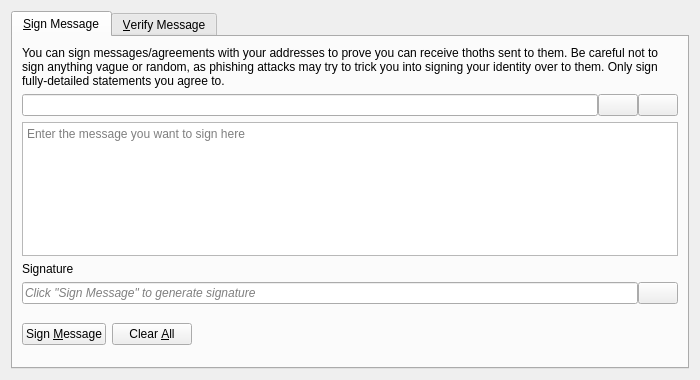
<?xml version="1.0" encoding="UTF-8"?>
<ui version="4.0">
 <class>SignVerifyMessageDialog</class>
 <widget class="QDialog" name="SignVerifyMessageDialog">
  <property name="geometry">
   <rect>
    <x>0</x>
    <y>0</y>
    <width>700</width>
    <height>380</height>
   </rect>
  </property>
  <property name="windowTitle">
   <string>Signatures - Sign / Verify a Message</string>
  </property>
  <property name="modal">
   <bool>true</bool>
  </property>
  <layout class="QVBoxLayout" name="verticalLayout">
   <item>
    <widget class="QTabWidget" name="tabWidget">
     <property name="currentIndex">
      <number>0</number>
     </property>
     <widget class="QWidget" name="tabSignMessage">
      <attribute name="title">
       <string>&amp;Sign Message</string>
      </attribute>
      <layout class="QVBoxLayout" name="verticalLayout_SM">
       <item>
        <widget class="QLabel" name="infoLabel_SM">
         <property name="text">
          <string>You can sign messages/agreements with your addresses to prove you can receive thoths sent to them. Be careful not to sign anything vague or random, as phishing attacks may try to trick you into signing your identity over to them. Only sign fully-detailed statements you agree to.</string>
         </property>
         <property name="textFormat">
          <enum>Qt::PlainText</enum>
         </property>
         <property name="wordWrap">
          <bool>true</bool>
         </property>
        </widget>
       </item>
       <item>
        <layout class="QHBoxLayout" name="horizontalLayout_1_SM">
         <property name="spacing">
          <number>0</number>
         </property>
         <item>
          <widget class="QValidatedLineEdit" name="addressIn_SM">
           <property name="toolTip">
            <string>The Thoth address to sign the message with</string>
           </property>
          </widget>
         </item>
         <item>
          <widget class="QPushButton" name="addressBookButton_SM">
           <property name="toolTip">
            <string>Choose previously used address</string>
           </property>
           <property name="text">
            <string/>
           </property>
           <property name="icon">
            <iconset resource="../bitcoin.qrc">
             <normaloff>:/icons/address-book</normaloff>:/icons/address-book</iconset>
           </property>
           <property name="shortcut">
            <string>Alt+A</string>
           </property>
           <property name="autoDefault">
            <bool>false</bool>
           </property>
          </widget>
         </item>
         <item>
          <widget class="QPushButton" name="pasteButton_SM">
           <property name="toolTip">
            <string>Paste address from clipboard</string>
           </property>
           <property name="text">
            <string/>
           </property>
           <property name="icon">
            <iconset resource="../bitcoin.qrc">
             <normaloff>:/icons/editpaste</normaloff>:/icons/editpaste</iconset>
           </property>
           <property name="shortcut">
            <string>Alt+P</string>
           </property>
           <property name="autoDefault">
            <bool>false</bool>
           </property>
          </widget>
         </item>
        </layout>
       </item>
       <item>
        <widget class="QPlainTextEdit" name="messageIn_SM">
         <property name="toolTip">
          <string>Enter the message you want to sign here</string>
         </property>
         <property name="placeholderText">
          <string>Enter the message you want to sign here</string>
         </property>
        </widget>
       </item>
       <item>
        <widget class="QLabel" name="signatureLabel_SM">
         <property name="text">
          <string>Signature</string>
         </property>
         <property name="textFormat">
          <enum>Qt::PlainText</enum>
         </property>
        </widget>
       </item>
       <item>
        <layout class="QHBoxLayout" name="horizontalLayout_2_SM">
         <property name="spacing">
          <number>0</number>
         </property>
         <item>
          <widget class="QLineEdit" name="signatureOut_SM">
           <property name="placeholderText">
            <string>Click "Sign Message" to generate signature</string>
           </property>
           <property name="font">
            <font>
             <italic>true</italic>
            </font>
           </property>
           <property name="readOnly">
            <bool>true</bool>
           </property>
          </widget>
         </item>
         <item>
          <widget class="QPushButton" name="copySignatureButton_SM">
           <property name="toolTip">
            <string>Copy the current signature to the system clipboard</string>
           </property>
           <property name="text">
            <string/>
           </property>
           <property name="icon">
            <iconset resource="../bitcoin.qrc">
             <normaloff>:/icons/editcopy</normaloff>:/icons/editcopy</iconset>
           </property>
           <property name="autoDefault">
            <bool>false</bool>
           </property>
          </widget>
         </item>
        </layout>
       </item>
       <item>
        <layout class="QHBoxLayout" name="horizontalLayout_3_SM">
         <item>
          <widget class="QPushButton" name="signMessageButton_SM">
           <property name="toolTip">
            <string>Sign the message to prove you own this Thoth address</string>
           </property>
           <property name="text">
            <string>Sign &amp;Message</string>
           </property>
           <property name="icon">
            <iconset resource="../bitcoin.qrc">
             <normaloff>:/icons/edit</normaloff>:/icons/edit</iconset>
           </property>
           <property name="autoDefault">
            <bool>false</bool>
           </property>
          </widget>
         </item>
         <item>
          <widget class="QPushButton" name="clearButton_SM">
           <property name="toolTip">
            <string>Reset all sign message fields</string>
           </property>
           <property name="text">
            <string>Clear &amp;All</string>
           </property>
           <property name="icon">
            <iconset resource="../bitcoin.qrc">
             <normaloff>:/icons/remove</normaloff>:/icons/remove</iconset>
           </property>
           <property name="autoDefault">
            <bool>false</bool>
           </property>
          </widget>
         </item>
         <item>
          <spacer name="horizontalSpacer_1_SM">
           <property name="orientation">
            <enum>Qt::Horizontal</enum>
           </property>
           <property name="sizeHint" stdset="0">
            <size>
             <width>40</width>
             <height>48</height>
            </size>
           </property>
          </spacer>
         </item>
         <item>
          <widget class="QLabel" name="statusLabel_SM">
           <property name="font">
            <font>
             <weight>75</weight>
             <bold>true</bold>
            </font>
           </property>
           <property name="text">
            <string/>
           </property>
           <property name="wordWrap">
            <bool>true</bool>
           </property>
          </widget>
         </item>
         <item>
          <spacer name="horizontalSpacer_2_SM">
           <property name="orientation">
            <enum>Qt::Horizontal</enum>
           </property>
           <property name="sizeHint" stdset="0">
            <size>
             <width>40</width>
             <height>48</height>
            </size>
           </property>
          </spacer>
         </item>
        </layout>
       </item>
      </layout>
     </widget>
     <widget class="QWidget" name="tabVerifyMessage">
      <attribute name="title">
       <string>&amp;Verify Message</string>
      </attribute>
      <layout class="QVBoxLayout" name="verticalLayout_VM">
       <item>
        <widget class="QLabel" name="infoLabel_VM">
         <property name="text">
          <string>Enter the receiver's address, message (ensure you copy line breaks, spaces, tabs, etc. exactly) and signature below to verify the message. Be careful not to read more into the signature than what is in the signed message itself, to avoid being tricked by a man-in-the-middle attack. Note that this only proves the signing party receives with the address, it cannot prove sendership of any transaction!</string>
         </property>
         <property name="textFormat">
          <enum>Qt::PlainText</enum>
         </property>
         <property name="alignment">
          <set>Qt::AlignLeading|Qt::AlignLeft|Qt::AlignTop</set>
         </property>
         <property name="wordWrap">
          <bool>true</bool>
         </property>
        </widget>
       </item>
       <item>
        <layout class="QHBoxLayout" name="horizontalLayout_1_VM">
         <property name="spacing">
          <number>0</number>
         </property>
         <item>
          <widget class="QValidatedLineEdit" name="addressIn_VM">
           <property name="toolTip">
            <string>The Thoth address the message was signed with</string>
           </property>
          </widget>
         </item>
         <item>
          <widget class="QPushButton" name="addressBookButton_VM">
           <property name="toolTip">
            <string>Choose previously used address</string>
           </property>
           <property name="text">
            <string/>
           </property>
           <property name="icon">
            <iconset resource="../bitcoin.qrc">
             <normaloff>:/icons/address-book</normaloff>:/icons/address-book</iconset>
           </property>
           <property name="shortcut">
            <string>Alt+A</string>
           </property>
           <property name="autoDefault">
            <bool>false</bool>
           </property>
          </widget>
         </item>
        </layout>
       </item>
       <item>
        <widget class="QPlainTextEdit" name="messageIn_VM">
          <property name="toolTip">
            <string>The signed message to verify</string>
          </property>
          <property name="placeholderText">
            <string>The signed message to verify</string>
          </property>
        </widget>
       </item>
       <item>
        <widget class="QValidatedLineEdit" name="signatureIn_VM">
          <property name="toolTip">
            <string>The signature given when the message was signed</string>
          </property>
          <property name="placeholderText">
            <string>The signature given when the message was signed</string>
          </property>
        </widget>
       </item>
       <item>
        <layout class="QHBoxLayout" name="horizontalLayout_2_VM">
         <item>
          <widget class="QPushButton" name="verifyMessageButton_VM">
           <property name="toolTip">
            <string>Verify the message to ensure it was signed with the specified Thoth address</string>
           </property>
           <property name="text">
            <string>Verify &amp;Message</string>
           </property>
           <property name="icon">
            <iconset resource="../bitcoin.qrc">
             <normaloff>:/icons/transaction_0</normaloff>:/icons/transaction_0</iconset>
           </property>
           <property name="autoDefault">
            <bool>false</bool>
           </property>
          </widget>
         </item>
         <item>
          <widget class="QPushButton" name="clearButton_VM">
           <property name="toolTip">
            <string>Reset all verify message fields</string>
           </property>
           <property name="text">
            <string>Clear &amp;All</string>
           </property>
           <property name="icon">
            <iconset resource="../bitcoin.qrc">
             <normaloff>:/icons/remove</normaloff>:/icons/remove</iconset>
           </property>
           <property name="autoDefault">
            <bool>false</bool>
           </property>
          </widget>
         </item>
         <item>
          <spacer name="horizontalSpacer_1_VM">
           <property name="orientation">
            <enum>Qt::Horizontal</enum>
           </property>
           <property name="sizeHint" stdset="0">
            <size>
             <width>40</width>
             <height>48</height>
            </size>
           </property>
          </spacer>
         </item>
         <item>
          <widget class="QLabel" name="statusLabel_VM">
           <property name="font">
            <font>
             <weight>75</weight>
             <bold>true</bold>
            </font>
           </property>
           <property name="text">
            <string/>
           </property>
           <property name="wordWrap">
            <bool>true</bool>
           </property>
          </widget>
         </item>
         <item>
          <spacer name="horizontalSpacer_2_VM">
           <property name="orientation">
            <enum>Qt::Horizontal</enum>
           </property>
           <property name="sizeHint" stdset="0">
            <size>
             <width>40</width>
             <height>48</height>
            </size>
           </property>
          </spacer>
         </item>
        </layout>
       </item>
      </layout>
     </widget>
    </widget>
   </item>
  </layout>
 </widget>
 <customwidgets>
  <customwidget>
   <class>QValidatedLineEdit</class>
   <extends>QLineEdit</extends>
   <header>qt/qvalidatedlineedit.h</header>
  </customwidget>
 </customwidgets>
 <resources>
  <include location="../bitcoin.qrc"/>
 </resources>
 <connections/>
</ui>
